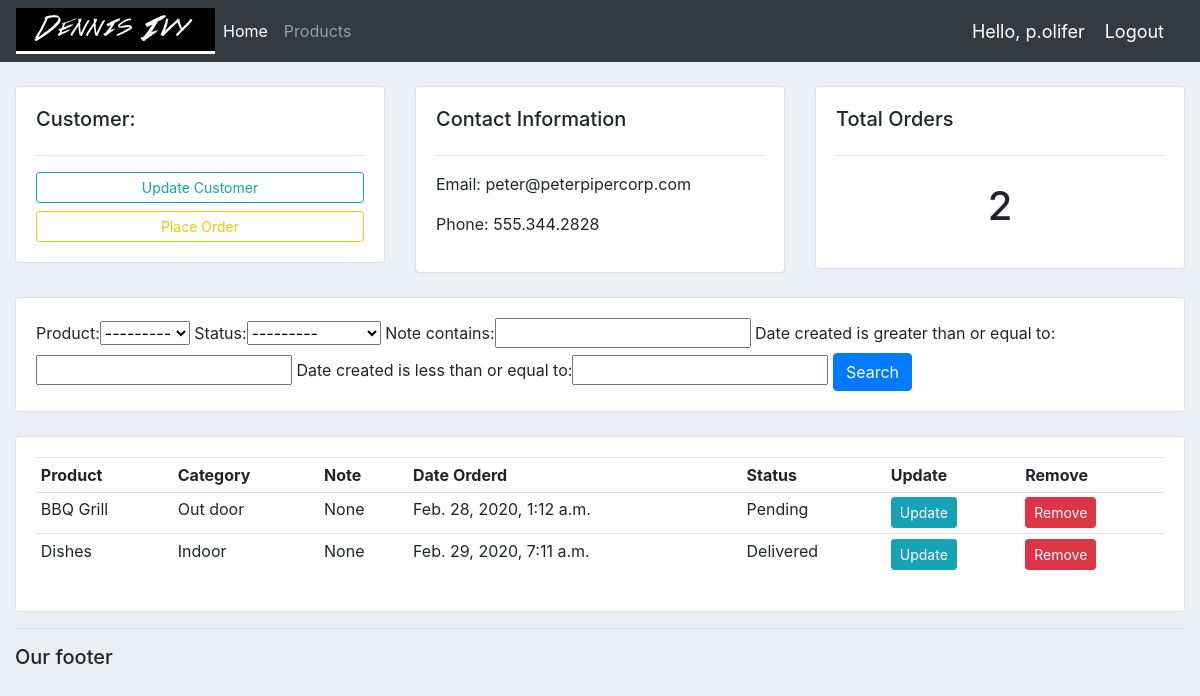
The page /customer/2/ (signed in) on the database its author committed.
### accounts/models.py (models this page shows, shortened)
class Customer(models.Model):
    user = models.OneToOneField(User, null=True, on_delete=models.CASCADE)
    name = models.CharField(max_length=200, null=True)
    phone = models.CharField(max_length=200, null=True)
    email = models.CharField(max_length=200, null=True)
    date_created = models.DateTimeField(auto_now_add=True, null=True)

class Order(models.Model):
    STATUS = (
        ('Pending', 'Pending'),
        ('Out of delivery', 'Out of delivery'),
        ('Delivered', 'Delivered')
    )
    customer = models.ForeignKey(Customer, null=True, on_delete=models.SET_NULL)
    product = models.ForeignKey(Product, null=True, on_delete=models.SET_NULL)
    date_created = models.DateTimeField(auto_now_add=True, null=True)
    status = models.CharField(max_length=200, null=True, choices=STATUS)
    note = models.CharField(max_length=200, null=True)

class Product(models.Model):
    CATEGORY = (
        ('Indoor', 'Indoor'),
        ('Out door', 'Out door')
    )
    name = models.CharField(max_length=200, null=True)
    price = models.FloatField(null=True)
    category = models.CharField(max_length=200, null=True, choices=CATEGORY)
    description = models.CharField(max_length=200, null=True, blank=True)
    date_created = models.DateTimeField(auto_now_add=True, null=True)
    tags = models.ManyToManyField(Tag)
    def __str__(self):
        return self.name

### accounts/decorators.py (the view)
        def wrapper_func(request, *args, **kwargs):
            group = None
            if request.user.groups.exists():
                group = request.user.groups.all()[0].name
            if group in allowed_roles:
                return view_func(request, *args, **kwargs)
            else:
                return HttpResponse('You are not authorized to view this page')

### accounts/views.py (called while the page is built)
@login_required(login_url='login')
@allowed_users(allowed_roles=['admin'])
def customer(request, id):
    customer = Customer.objects.get(id=id)
    orders = customer.order_set.all()
    total_orders = orders.count()
    my_filter = OrderFilter(request.GET, queryset=orders)
    orders = my_filter.qs
    context = {
        'customer': customer,
        'orders': orders,
        'total_orders': total_orders,
        'my_filter': my_filter,
    }
    return render(request, 'accounts/customer.html', context)

### templates/accounts/customer.html
{% extends 'accounts/main.html' %}
{% block content %}
<br>
<div class="row">
	<div class="col-md">
		<div class="card card-body">
			<h5>Customer:</h5>
			<hr>
			<a class="btn btn-outline-info  btn-sm btn-block" href="">Update Customer</a>
			<a class="btn btn-outline-warning  btn-sm btn-block" href="{% url 'create_order' customer.id %}">Place Order</a>
		</div>
	</div>
	<div class="col-md">
		<div class="card card-body">
			<h5>Contact Information</h5>
			<hr>
			<p>Email: {{ customer.email }}</p>
			<p>Phone: {{ customer.phone }}</p>
		</div>
	</div>
	<div class="col-md">
		<div class="card card-body">
			<h5>Total Orders</h5>
			<hr>
			<h1 style="text-align: center;padding: 10px">{{ total_orders }}</h1>
		</div>
	</div>
</div>
<br>
<div class="row">
	<div class="col">
		<div class="card card-body">
			<form method="get">
				{{ my_filter.form }}
		    <button class="btn btn-primary" type="submit">Search</button>
		  </form>
		</div>
	</div>
</div>
<br>
<div class="row">
	<div class="col-md">
		<div class="card card-body">
			<table class="table table-sm">
				<tr>
					<th>Product</th>
					<th>Category</th>
					<th>Note</th>
					<th>Date Orderd</th>
					<th>Status</th>
					<th>Update</th>
					<th>Remove</th>
				</tr>
				{% for o in orders %}
					<tr>
						<td>{{ o.product }}</td>
						<td>{{ o.product.category }}</td>
						<td>{{ o.note }}</td>
						<td>{{ o.date_created }}</td>
						<td>{{ o.status }}</td>
						<td><a class="btn btn-sm btn-info" href="{% url 'update_order' o.id %}">Update</a></td>
						<td><a class="btn btn-sm btn-danger" href="{% url 'delete_order' o.id %}">Remove</a></td>
					</tr>
				{% endfor %}
			</table>
		</div>
	</div>
</div>
{% endblock %}

### templates/accounts/navbar.html (shortened to what this page needs)
{% load static %}
<nav class="navbar navbar-expand-lg navbar-dark bg-dark">
  <img src="{% static 'images/logo.png' %}">
  <div class="collapse navbar-collapse" id="navbarNav">
    <ul class="navbar-nav">
      {% if request.user.is_staff %}
      <li class="nav-item active">
        <a class="nav-link" href="{% url 'home' %}">Home</a>
      </li>
      <li class="nav-item">
        <a class="nav-link" href="{% url 'products' %}">Products</a>
      </li>
      {% endif %}
    </ul>
  </div>
  <span class="hello-msg">Hello, {{ request.user }}</span>
  <span><a class="hello-msg" href="{% url 'logout' %}">Logout</a></span>
</nav>

### static/css/main.css (style rules this page uses)
body { background-color: #ebeff5; }

### templates/accounts/navbar.html (style rules this page uses)
.hello-msg { font-size: 18px; color: #fff; margin-right: 20px; }

### rows shown on the page
Customer: email "peter@peterpipercorp.com", phone "555.344.2828"
Order: product "BBQ Grill", product.category "Out door", note "None", date_created "Feb. 28, 2020, 1:12 a.m.", status "Pending"
Order: product "Dishes", product.category "Indoor", note "None", date_created "Feb. 29, 2020, 7:11 a.m.", status "Delivered"

### other values the page prints
{{ request.user }} "p.olifer"
{{ total_orders }} "2"
